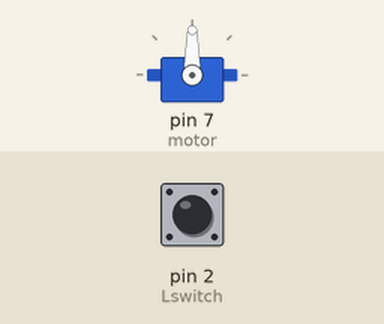
This sketch was run on a simulated Arduino Uno, built with avr-gcc and run on an emulated ATmega328P. Parts: servo. The inputs (shaded band) are chosen by the test bench; at power-on: pin 2 (Lswitch) HIGH.

Above: at 1.2 s.
1.3 s: pin 2 (Lswitch) pulled LOW for 0.15 s
At 2.6 s:
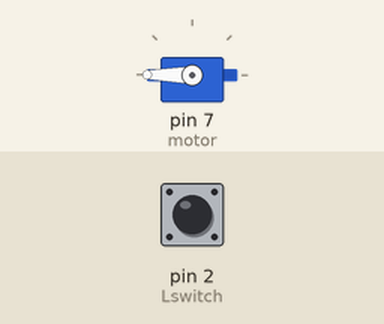
At 9.9 s:
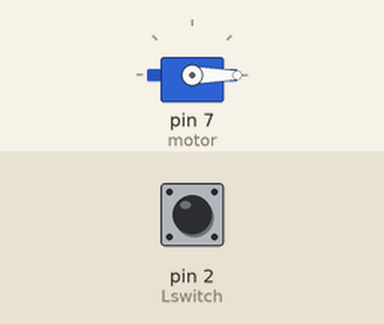
Timing chart, 0 to 10.8 s (numbered marks = the images above; inputs shaded):
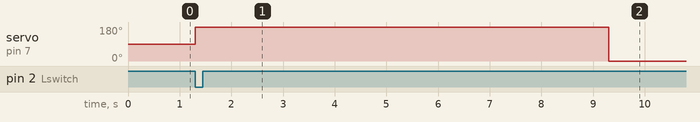

The sketch:

limit_swith_servo_motor_arduino.ino
```cpp
#include <Servo.h> //library to operate servo motors
Servo motor; //create servo object to control a servo

int Lswitch = 2;
int active = 0; //variable to store if the switch was activated
int pos = 0; //variable to store the position of the motor

void setup() {
  Serial.begin(9600);  //This value of bits per second is by default
  motor.attach(7); //attaches the servo on pin 7 to the servo object

  pinMode(Lswitch,INPUT_PULLUP);
  //pinMode(motor,OUTPUT);
}

void loop() {

  //motor.detach();
  //delay(1000);

  if(digitalRead(Lswitch) == LOW){ //"LOW" means that the switch has been activated
    active = 1;
  }

  if(active == 1){
    motor.attach(7);  //re-attach the servo to pin #7
    motor.write(180); // telling the motor to rotate continously
    delay(1000);  // motor will continue rotating for 2 seconds
    motor.detach(); // telling the motor to stop
    delay(7000);  // motor will remained stopped for 7 seconds
    motor.attach(7);  //re-attach the servo to pin #7
    motor.write(0); // telling the motor to rotate continously
    delay(1000);  // motor will continue rotating for 2 seconds
    active = 0;

  }else{
    active = 0;
    motor.detach();
    //delay(1000);
  }
}
```

Measured:
- after the input at 1.3 s, servo on pin 7 (motor): 90° → 180° at once, → 0° 8.0 s later
